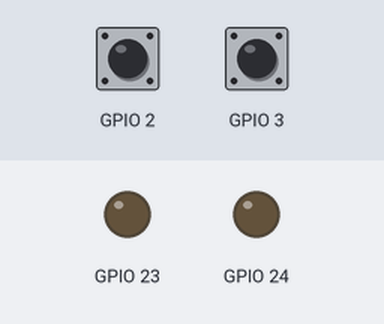
A program run on a simulated Raspberry Pi (BCM pin numbers). Shown: output pins drawn as LEDs (lit = HIGH). Dashed ring = blinking. The inputs (shaded band) are chosen by the test bench; at power-on: GPIO 2 HIGH, GPIO 3 HIGH.

Above: at 1.2 s.
1.3 s: GPIO 2 pulled LOW for 0.15 s
At 2.0 s:
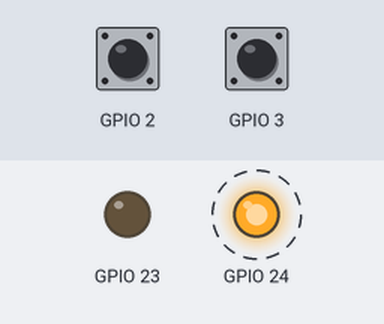
Timing chart, 0 to 7.8 s (numbered marks = the images above; inputs shaded):
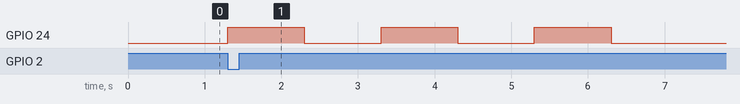

The program:

LedBlink.py
```python
## /usr/bin/env python

import RPi.GPIO as GPIO
import time

GPIO.setmode(GPIO.BCM)
GPIO.setup(24, GPIO.OUT)
GPIO.setup(23, GPIO.OUT)
GPIO.setup(2, GPIO.IN,pull_up_down=GPIO.PUD_UP)
GPIO.setup(3, GPIO.IN,pull_up_down=GPIO.PUD_UP)

try:
    GPIO.wait_for_edge(2, GPIO.FALLING)
    i = 0
    while i < 3:
        GPIO.output(24, True)
        time.sleep(1)
        GPIO.output(24, False)
        time.sleep(1)
        i += 1
except KeyboardInterrupt:
    GPIO.cleanup()

try:
    GPIO.wait_for_edge(3, GPIO.FALLING)
    a = 0
    while a < 3:
        GPIO.output(23, True)
        time.sleep(1)
        GPIO.output(23, False)
        time.sleep(1)
        a += 1
except KeyboardInterrupt:
    GPIO.cleanup()

GPIO.cleanup()
```

Measured:
- after the input at 1.3 s, GPIO 24: alternates HIGH for 1.0 s and LOW for 1.0 s, 6 changes in all, then stays LOW, starting at once
